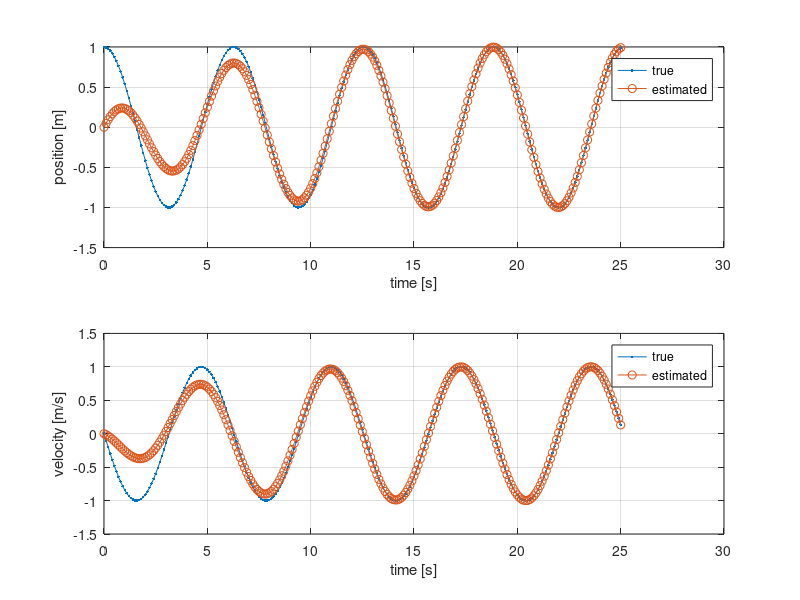
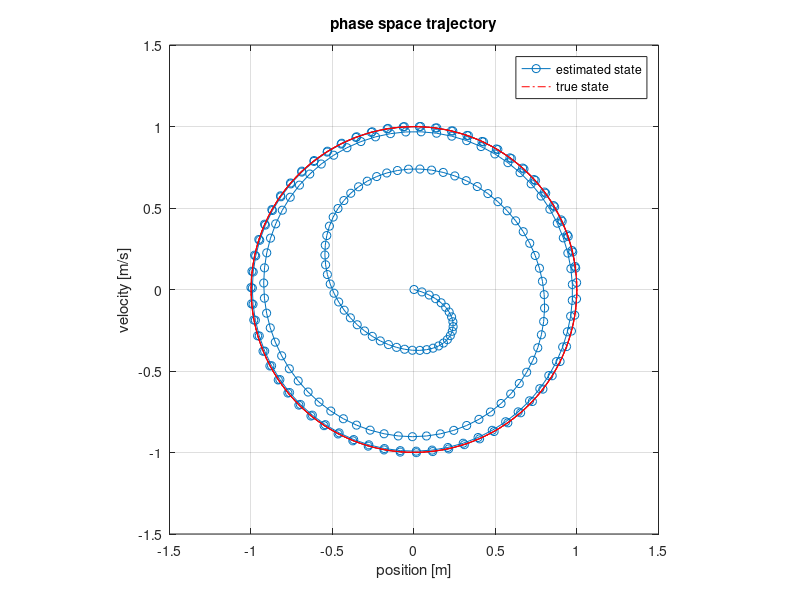

Write the MATLAB code that produced these figures, in order.
% State-Space Simple Harmonic Oscillator
%
% This script simulates a damped simple harmonic oscillator (i.e. mass on a
% spring) using a state-space description, and also implements a linear
% observer.
%
% Tobin Fricke
% 2012-04-13

% Parameters

k = 1;  % spring constant [m/s]
m = 1;  % mass [kg]
b = 0;  % damping constant [kg/m/s]

% Define the state-space matrices

% The dynamic system is defined by these matrices:
%
% (d/dt) x = A x + B u
%        y = C x + D u
%
% where
%
% x: internal state
% u: input to system
% y: output from system

A = [0 1; (-k/m) (-b/m)];   % state --> state derivative
B = [0 ; (1/m)];            % input --> state derivative
C = [1 0];                  % state --> output 
D = 0;                      % input --> output

% Define the gains matrix for the observer

K = [0.5; -0.1];            % residual --> state hat dot

% Initial state

x = [1 ; 0];                % initial state
xhat = [0; 0];              % initial state estimate
t = 0;                      % initial time [s]
u = 0;                      % initial input 

% Simulation parameters

N = 251;                    % number of time steps
dt = 0.1;                   % time step [seconds]

% allocate space for the results

xs = nan(2, N);             % time series of true state
xhats = nan(2, N);          % time series of estimated state
ts = nan(1, N);             % time
 
% Do the simulation

for ii=1:length(xs)
  % record the state
  xs(:, ii) = x;
  xhats(:,ii) = xhat;
  ts(ii) = t;
  
  % get the current outputs
  y       = C*x + D*u;      % output of physical system
  yhat    = C*xhat + D*u;   % expected output
  r       = y - yhat;       % residual
  
  % advance the state
  x     = expm(A*dt)*(x + B*u*dt);
  xhat  = expm(A*dt)*(xhat + B*u*dt + K*r*dt);
  t     = t + dt;
  
end

% Plot the results

figure(1);
subplot(2,1,1);
plot(ts, xs(1,:), '.-', ts, xhats(1,:), 'o-');
legend('true', 'estimated');
ylabel('position [m]');
xlabel('time [s]');
grid on

subplot(2,1,2);
plot(ts, xs(2,:), '.-', ts, xhats(2,:),'o-');
legend('true', 'estimated');
ylabel('velocity [m/s]');
xlabel('time [s]');
grid on

figure(2);
plot(xhats(1,:), xhats(2,:), 'o-',  xs(1,:), xs(2,:), 'r-.');
title('phase space trajectory');
xlabel('position [m]');
ylabel('velocity [m/s]');
legend('estimated state', 'true state');
axis square
xlim([-1.5 1.5]);
ylim([-1.5 1.5]);
grid on